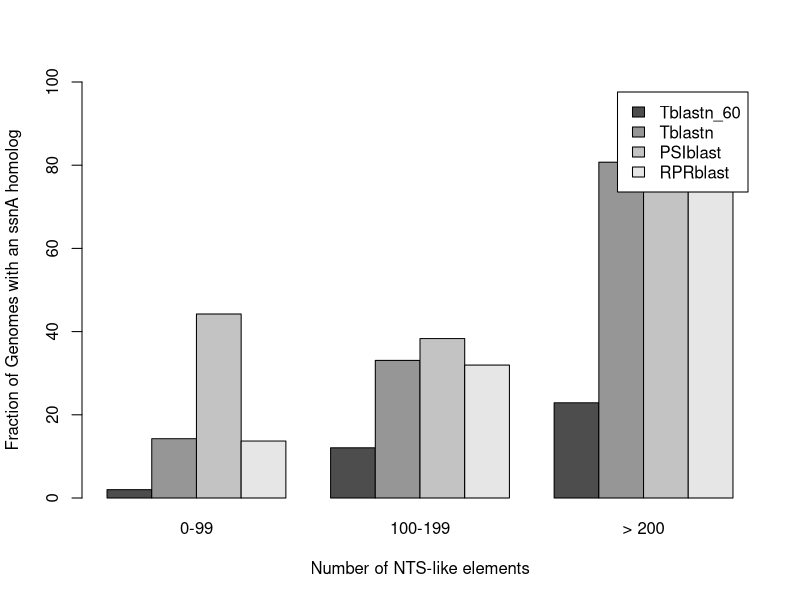

The R script that drew this image:
## R Script to plot NTS_like in relation to homology
# Author: Luke B Harrison (luke.harrison@mail.mcgill.ca)
#

nts.homology<-read.csv("SsnA_NTS_homologs.PSI.BLAST.refseq_reference_genomes_flanks.csv")
### Make a graph with bins for the genomes in 100 NTS_like windwos
bin_1_100<-subset(nts.homology,NTS_LIKE <= 100)
bin_101_200<-subset(nts.homology,NTS_LIKE <= 200 & NTS_LIKE > 100)
bin_201_plus<-subset(nts.homology,NTS_LIKE > 200)
nts.homology.matrix<-cbind(c((sum(bin_1_100$HOMOLOG60 == "YES")/length(bin_1_100$HOMOLOG60)),(sum(bin_1_100$HOMOLOG == "YES")/length(bin_1_100$HOMOLOG)),(sum(bin_1_100$HOMOLOG_PSI == "YES")/length(bin_1_100$HOMOLOG_PSI)),(sum(bin_1_100$HOMOLOG_CDD == "YES")/length(bin_1_100$HOMOLOG_CDD))),c((sum(bin_101_200$HOMOLOG60 == "YES")/length(bin_101_200$HOMOLOG60)),(sum(bin_101_200$HOMOLOG == "YES")/length(bin_101_200$HOMOLOG)),(sum(bin_101_200$HOMOLOG_PSI == "YES")/length(bin_101_200$HOMOLOG_PSI)),(sum(bin_101_200$HOMOLOG_CDD == "YES")/length(bin_101_200$HOMOLOG_CDD))),c((sum(bin_201_plus$HOMOLOG60 == "YES")/length(bin_201_plus$HOMOLOG60)),(sum(bin_201_plus$HOMOLOG == "YES")/length(bin_201_plus$HOMOLOG)),(sum(bin_201_plus$HOMOLOG_PSI == "YES")/length(bin_201_plus$HOMOLOG_PSI)),(sum(bin_201_plus$HOMOLOG_CDD == "YES")/length(bin_201_plus$HOMOLOG_CDD))))*100
colnames(nts.homology.matrix)<-c("0-99","100-199","> 200")
rownames(nts.homology.matrix)<-c("Tblastn_60","Tblastn","PSIblast","RPRblast")


svg("NTSlike.vs.frac.homologs.svg",width=10,height=10)
baseplot<-barplot(height=nts.homology.matrix,beside=T,legend=T,xlab="Number of NTS-like elements",ylab="Fraction of Genomes with an ssnA homolog",ylim=c(0,100))
dev.off()

